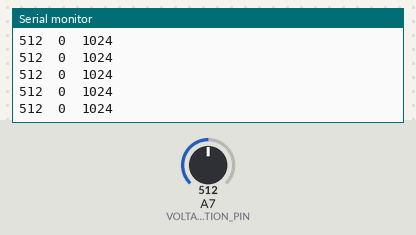
Recording of a sketch running on a simulated Arduino Nano, built with avr-gcc and run on an emulated ATmega328P. Parts: the last lines printed to the serial monitor. The test bench sets the inputs (shaded band); at power-on: A7 (VOLTAGE_DETECTION_PIN) = 512.

Above: at 2.7 s.
2.8 s: A7 (VOLTAGE_DETECTION_PIN) set to 11
At 3.5 s:
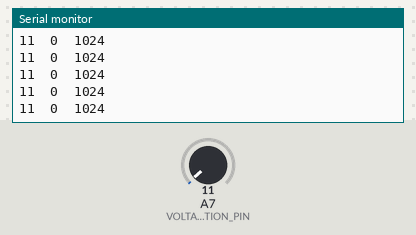
4.3 s: A7 (VOLTAGE_DETECTION_PIN) set to 8
At 4.8 s:
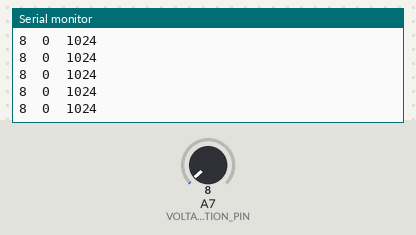
Timing chart, 0 to 7.3 s (numbered marks = the images above; inputs shaded):
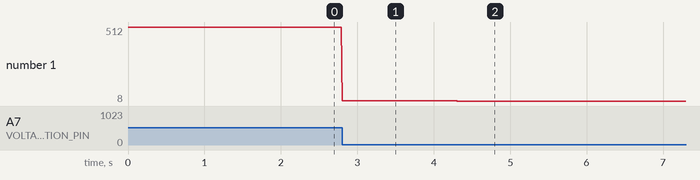

Measured:
- after the input at 2.8 s, the serial monitor: prints a new line at once (image 1)
- after the input at 4.3 s, the serial monitor: prints a new line at once (image 2)
- plotted number 1: 512 → 11 after the input at 2.8 s, 11 → 8 after the input at 4.3 s

The sketch:

voltage.ino
```cpp
#define VOLTAGE_DETECTION_PIN A7 //voltage detector
#define IR_PIN    4   // Signal Pin of IR receiver to Arduino Digital Pin 4
#define BUZZER    5

//Multimeter and oscilloscope
//AnalogRead()
//Sampling method and sampling rate

void setup() {
  // put your setup code here, to run once:
  Serial.begin(115200);
}

void loop() {
  // put your main code here, to run repeatedly:
  int voltage = analogRead(VOLTAGE_DETECTION_PIN);
  Serial.print(voltage);

  //  Serial.print('\t');
  //  Serial.print(voltage / 99.0);
  //  Serial.print('V');
  Serial.print('\t');
  Serial.print(0);
  Serial.print('\t');
  Serial.print(1024);

  Serial.println();
  delay(10);

}
```
